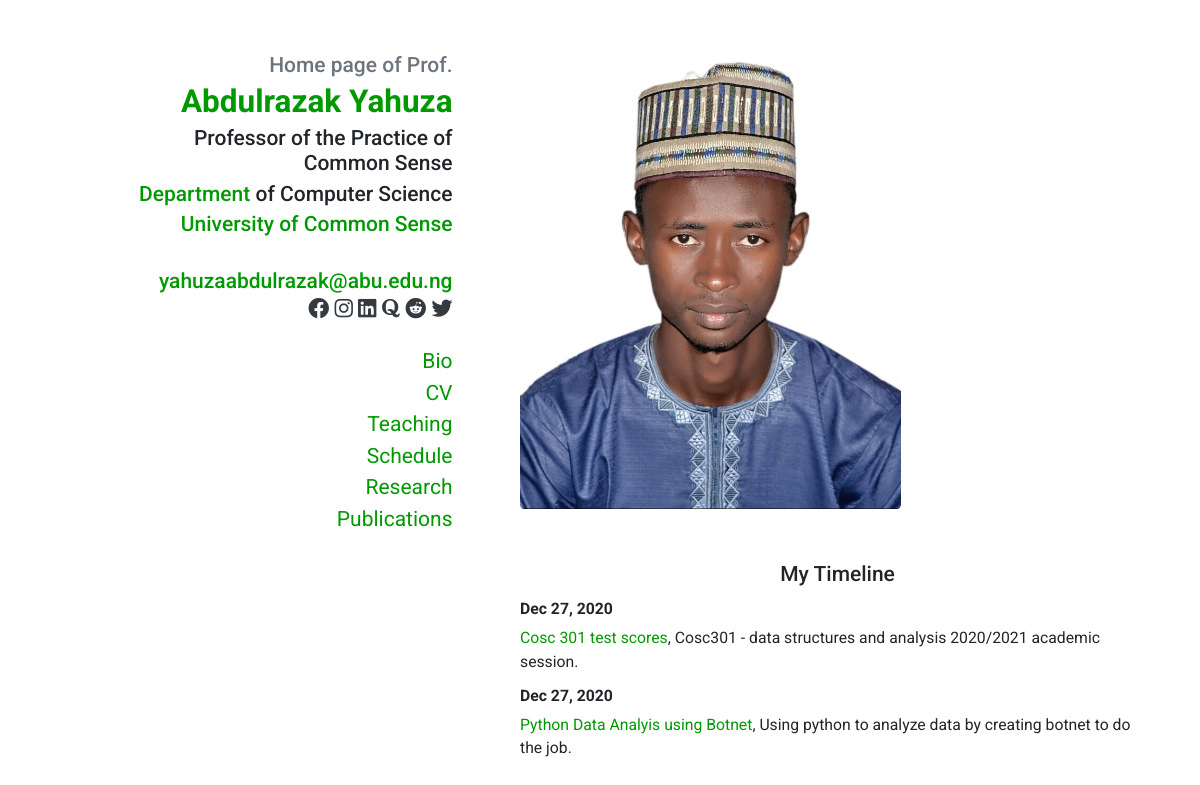
The page /staff/abdullyahuza/ on the database its author committed.
### tables this page shows
CREATE TABLE `staff_details` (
  `id` int(11) NOT NULL,
  `user_id` int(11) NOT NULL,
  `title` varchar(20) NOT NULL,
  `firstName` varchar(20) NOT NULL,
  `middleName` varchar(20) NOT NULL,
  `lastName` varchar(20) NOT NULL,
  `email` varchar(50) NOT NULL,
  `gsm` varchar(13) NOT NULL,
  `department` varchar(50) NOT NULL,
  `taking` varchar(50) NOT NULL,
  `field` varchar(100) NOT NULL,
  `bio` text NOT NULL,
  `teaching` text NOT NULL,
  `schedule` text NOT NULL,
  `research` text NOT NULL,
  `publications` text NOT NULL,
  `img` varchar(20) NOT NULL
);

CREATE TABLE `users` (
  `id` int(11) NOT NULL,
  `username` varchar(20) NOT NULL,
  `email` varchar(60) NOT NULL,
  `title` varchar(5) NOT NULL,
  `gsm` varchar(13) NOT NULL,
  `password` varchar(64) NOT NULL,
  `name` varchar(50) NOT NULL,
  `joined` datetime NOT NULL,
  `group` int(11) NOT NULL,
  `role` varchar(10) NOT NULL,
  `img` varchar(50) NOT NULL
);

CREATE TABLE `wall` (
  `id` int(11) NOT NULL,
  `user_id` int(11) NOT NULL,
  `date` varchar(20) NOT NULL,
  `link` varchar(100) NOT NULL,
  `title` varchar(500) NOT NULL,
  `description` varchar(500) NOT NULL
);

### sslogin/classes/Input.php (called while the page is built, shortened)
<?php
class Input {
    public static function get($item) {
        if (isset($_POST[$item])) {
            return $_POST[$item];
        } else if (isset($_GET[$item])) {
            return $_GET[$item];
        }
        return '';
    }
}

### sslogin/classes/Config.php (called while the page is built)
<?php
class Config {
    public static function get($path = null) {
        if($path) {
            $config = $GLOBALS['config'];
            $path = explode('/', $path);
            foreach ($path as $bit) {
                if (isset($config[$bit])) {
                    $config = $config[$bit];
                }
            }
            return $config;
        }
        return false;
    }
}

### sslogin/classes/DB.php (called while the page is built, shortened)
<?php
class DB {
    private static $_instance = null;
    private $_pdo,
            $_query,
            $_error = false,
            $_results,
            $_count = 0;
    private function __construct() {
        try {
            $this->_pdo = new PDO('mysql:host=' .Config::get('mysql/host'). ';dbname=' .Config::get('mysql/db'), Config::get('mysql/username'), Config::get('mysql/password'));
        } catch(PDOException $e) {
            die($e.getMessage());
        }
    }
    public static function getInstance() {
        if(!isset(self::$_instance)) {
            self::$_instance = new DB();
        }
        return self::$_instance;
    }
    public function query($sql, $params = array()) {
        $this->_error = false;
        if($this->_query = $this->_pdo->prepare($sql)) {
            $x = 1;
            if(count($params)) {
                foreach ($params as $param) {
                    $this->_query->bindValue($x, $param);
                    $x++;
                }
            }
            if($this->_query->execute()) {
                $this->_results = $this->_query->fetchAll(PDO::FETCH_OBJ);
                $this->_count = $this->_query->rowCount();
            } else {
                $this->_error = true;
            }
        }
        return $this;
    }
    public function action($action, $table, $where = array()) {
        if (count($where) === 3) {
            $operators = array('=','>','<','>=','<=');
            $field = $where[0];
            $operator = $where[1];
            $value = $where[2];
            if (in_array($operator, $operators)) {
                 $sql = "{$action} FROM {$table} WHERE {$field} {$operator} ?";
                 if (!$this->query($sql, array($value))->error()) {
                     return $this;
                 }
             }
        }
    }
    public function get($table, $where) {
        return $this->action('SELECT *', $table, $where);
    }
    public function results() {
        return $this->_results;
    }
    public function first() {
        return $this->results()[0];
    }
    public function error() {
        return $this->_error;
    }
    public function count() {
        return $this->_count;
    }
}

### sslogin/classes/User.php (called while the page is built, shortened)
<?php
    class User {
        private $_db,
                $_data,
                $_sessionName,
                $_cookieName,
                $_isLoggedIn;
        public function __construct($user=null) {
            $this->_db = DB::getInstance();
            $this->_sessionName = Config::get('session/session_name');
            if (!$user) {
                if (Session::exists($this->_sessionName)) {
                    $user = Session::get($this->_sessionName);
                    if ($this->find($user)) {
                        $this->_isLoggedIn = true;
                    } else {
                    }
                }
            } else {
                $this->find($user);
            }
        }
        public function find($user = null) {
            if ($user) {
                $field = (is_numeric($user)) ? 'id' : 'username';
                $data = $this->_db->get('users', array($field, '=', $user));
                if ($data->count()) {
                    $this->_data = $data->first();
                    return true;
                }
            }
            return false;
        }
        public function exists() {
            return (!empty($this->_data)) ? true : false;
        }
        public function data() {
            return $this->_data;
        }
    }
 ?>

### sslogin/functions/sanitize.php (called while the page is built)
<?php
function escape($string){
    return htmlentities($string, ENT_QUOTES, 'UTF-8');
}

### dashboard/profile.php (the view, shortened to what this page needs)
<?php
$username = Input::get('s');
if (!$username) {
    Redirect::to(404);
} else {
    $user = new User($username);
    if (!$user->exists()) {
        Redirect::to('../error/');
    } else {
        $data = $user->data();
        $sData = DB::getInstance()->get('staff_details',array('user_id', '=', $data->id))->first();
    ?>
    <?php include 'includes/pages/staff_header.php'; ?>
    </head>
    <body>
        <div class="container">
            <div class="row">
              <?php include 'includes/pages/staff_profile_sidebar.php' ?>
                <main class="col-md-7">
                    <p>
                        <a href="../pimg/<?php echo $data->img; ?>">
                            <img src="../pimg/<?php echo $data->img; ?>" alt="<?php echo escape($sData->firstName)." ".escape($sData->lastName); ?>" class="rounded-sm">
                        </a>
                    </p>
                    <br>
                    <h2 style="text-align: center;">My Timeline</h2>
                    <dl>
                      <?php
                      $wall = DB::getInstance()->get('wall', array('user_id', '=', $data->id))->results();
                        for ($i=0; $i < count($wall) ; $i++) {
                         echo "<dt>".$wall[$i]->date."</dt>";
                         echo "<dd><a href='../".$data->username."/files/".$wall[$i]->link."' target='blank'>".$wall[$i]->title."</a>, ".$wall[$i]->description."</dd>";
                        }
                       ?>
                    </dl>
                </main>
            </div>
        </div>
    <?php include 'includes/pages/staff_footer.php'; ?>
<?php
    }
}
?>

### dashboard/includes/pages/staff_profile_sidebar.php (shortened to what this page needs)
<aside class="col-md-5">
    <h2 class="mb-1 text-muted">Home page of <?php echo escape($sData->title); ?></h2>
    <h1 class="mb-1"><a href="/ctve1/staff/<?php echo escape($data->username); ?>/"><?php echo escape($sData->firstName)." ".escape($sData->middleName)." ".escape($sData->lastName); ?></a></h1>
    <h2 class="mb-1 pl-md-5"><?php echo escape($sData->field); ?></h2>
    <h2 class="mb-1 pl-md-5"><a href="../../departments">Department</a> of <?php echo escape($sData->department); ?></h2>
    <h3 class="mb-4"><a href="https://www.kadunapoly.edu.ng/">University of Common Sense</a></h3>
    <h3 class="mb-0"><a href="mailto:<?php echo escape($sData->email); ?>"><?php echo escape($sData->email); ?></a></h3>
    <p class="mb-0">
        <a class="text-dark" href="https://www.facebook.com/<?php echo escape($data->username); ?>"><i class="fab fa-facebook"></i></a>
        <a class="text-dark" href="https://www.instagram.com/<?php echo escape($data->username); ?>"><i class="fab fa-instagram"></i></a>
        <a class="text-dark" href="https://www.linkedin.com/in/<?php echo escape($data->username); ?>"><i class="fab fa-linkedin"></i></a>
        <a class="text-dark" href="https://www.quora.com/profile/<?php echo escape($data->username); ?>"><i class="fab fa-quora"></i></a>
        <a class="text-dark" href="https://www.reddit.com/user/<?php echo escape($data->username); ?>"><i class="fab fa-reddit"></i></a>
        <a class="text-dark" href="https://twitter.com/<?php echo escape($data->username); ?>"><i class="fab fa-twitter"></i></a>
    </p>
    <nav class="d-block mb-4 p-0 navbar navbar-expand-md navbar-light">
        <div class="collapse navbar-collapse" id="navbar">
            <ul class="flex-column ml-md-auto mt-3 nav">
                <li class="nav-item">
                    <a class="nav-link p-0" href="/ctve1/staff/<?php echo escape($data->username); ?>/bio">Bio</a>
                </li>
                <li class="nav-item">
                    <a class="nav-link p-0" href="/ctve1/staff/<?php echo escape($data->username); ?>/cv">CV</a>
                </li>
                <li class="nav-item">
                    <a class="nav-link p-0" href="/ctve1/staff/<?php echo escape($data->username); ?>/teaching">Teaching</a>
                </li>
                <li class="nav-item">
                    <a class="nav-link p-0" href="/ctve1/staff/<?php echo escape($data->username); ?>/schedule">Schedule</a>
                </li>
                <li class="nav-item">
                    <a class="nav-link p-0" href="/ctve1/staff/<?php echo escape($data->username); ?>/research">Research</a>
                </li>
                <li class="nav-item">
                    <a class="nav-link p-0" href="/ctve1/staff/<?php echo escape($data->username); ?>/publications">Publications</a>
                </li>
            </ul>
        </div>
    </nav>
</aside>

### staff/all.css (style rules this page uses)
.fa,.fab,.fad,.fal,.far,.fas { -moz-osx-font-smoothing:grayscale;-webkit-font-smoothing:antialiased;display:inline-block;font-style:normal;font-variant:normal;text-rendering:auto;line-height:1 }
.fa-facebook:before { content:"\f09a" }
.fa-instagram:before { content:"\f16d" }
.fa-linkedin:before { content:"\f08c" }
.fa-quora:before { content:"\f2c4" }
.fa-reddit:before { content:"\f1a1" }
.fa-twitter:before { content:"\f099" }
.fab { font-family:"Font Awesome 5 Brands" }
.fab,.far { font-weight:400 }

### rows shown on the page
staff_details: title "Prof.", firstName "Abdulrazak", lastName "Yahuza", field "Professor of the Practice of Common Sense", department "Computer Science", email "yahuzaabdulrazak@abu.edu.ng"
users: img (picture)
wall: date "Dec 27, 2020", title "Cosc 301 test scores", description "Cosc301 - data structures and analysis 2020/2021 academic session."
wall: date "Dec 27, 2020", title "Python Data Analyis using Botnet", description "Using python to analyze data by creating botnet to do the job."
